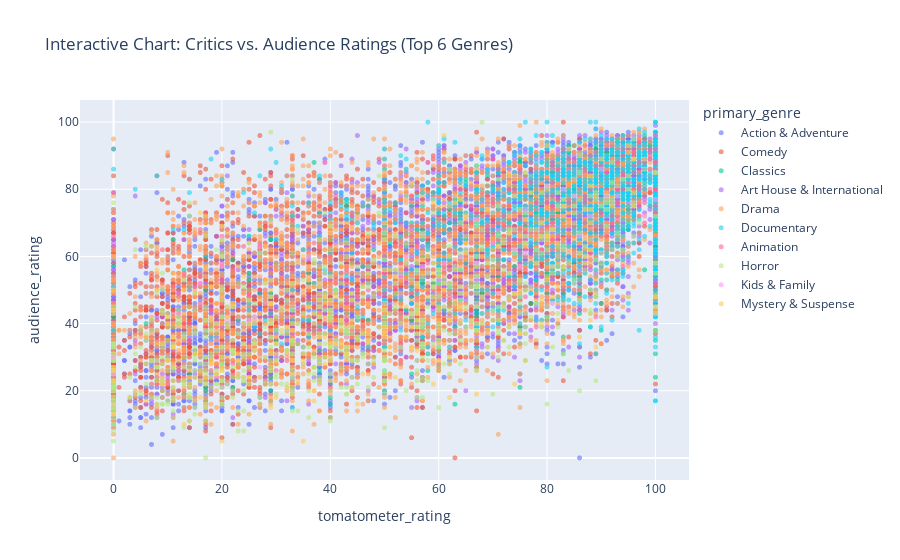

Notebook code cell kept with this figure:
### Markdown cell above
## Visualization 7: Interactive Plotly: Hoverable Ratings by Genre
Interactivity enhances insight discovery and lets us explore individual movies with rich hover data! This interactive chart helps explore outliers — movies that performed well with critics but not audiences, and vice versa (how genres cluster around certain score regions).

### Code cell
import plotly.express as px

top_genres = df_clean['primary_genre'].value_counts().nlargest(
    10).index.tolist()
filtered_df = df_clean[df_clean['primary_genre'].isin(top_genres)]

plotly_fig = px.scatter(
    filtered_df,
    x='tomatometer_rating',
    y='audience_rating',
    color='primary_genre',
    hover_data=['movie_title', 'studio_name'],
    opacity=0.6,
    size_max=5,
    title="Interactive Chart: Critics vs. Audience Ratings (Top 6 Genres)"
)

plotly_fig.update_traces(marker=dict(size=5))
plotly_fig.show()

### Figure 1 — Plotly figure (JSON) as saved in the notebook; plotly's stock layout.template omitted (floating-point values rounded to 4 significant figures; data arrays with more than 128 entries replaced by an {"elided": "..."} marker saying what was removed)
{"data": [{"customdata": {"elided": "3157x2 str values"}, "hovertemplate": "primary_genre=Action & Adventure<br>tomatometer_rating=%{x}<br>audience_rating=%{y}<br>movie_title=%{customdata[0]}<br>studio_name=%{customdata[1]}<extra></extra>", "legendgroup": "Action & Adventure", "marker": {"color": "#636efa", "opacity": 0.6, "size": 5, "symbol": "circle"}, "mode": "markers", "name": "Action & Adventure", "showlegend": true, "type": "scattergl", "x": {"elided": "3157 int values"}, "xaxis": "x", "y": {"elided": "3157 float values"}, "yaxis": "y"}, {"customdata": {"elided": "3285x2 str values"}, "hovertemplate": "primary_genre=Comedy<br>tomatometer_rating=%{x}<br>audience_rating=%{y}<br>movie_title=%{customdata[0]}<br>studio_name=%{customdata[1]}<extra></extra>", "legendgroup": "Comedy", "marker": {"color": "#EF553B", "opacity": 0.6, "size": 5, "symbol": "circle"}, "mode": "markers", "name": "Comedy", "showlegend": true, "type": "scattergl", "x": {"elided": "3285 int values"}, "xaxis": "x", "y": {"elided": "3285 float values"}, "yaxis": "y"}, {"customdata": {"elided": "1029x2 str values"}, "hovertemplate": "primary_genre=Classics<br>tomatometer_rating=%{x}<br>audience_rating=%{y}<br>movie_title=%{customdata[0]}<br>studio_name=%{customdata[1]}<extra></extra>", "legendgroup": "Classics", "marker": {"color": "#00cc96", "opacity": 0.6, "size": 5, "symbol": "circle"}, "mode": "markers", "name": "Classics", "showlegend": true, "type": "scattergl", "x": {"elided": "1029 int values"}, "xaxis": "x", "y": {"elided": "1029 float values"}, "yaxis": "y"}, {"customdata": {"elided": "1782x2 str values"}, "hovertemplate": "primary_genre=Art House & International<br>tomatometer_rating=%{x}<br>audience_rating=%{y}<br>movie_title=%{customdata[0]}<br>studio_name=%{customdata[1]}<extra></extra>", "legendgroup": "Art House & International", "marker": {"color": "#ab63fa", "opacity": 0.6, "size": 5, "symbol": "circle"}, "mode": "markers", "name": "Art House & International", "showlegend": true, "type": "scattergl", "x": {"elided": "1782 int values"}, "xaxis": "x", "y": {"elided": "1782 float values"}, "yaxis": "y"}, {"customdata": {"elided": "3232x2 str values"}, "hovertemplate": "primary_genre=Drama<br>tomatometer_rating=%{x}<br>audience_rating=%{y}<br>movie_title=%{customdata[0]}<br>studio_name=%{customdata[1]}<extra></extra>", "legendgroup": "Drama", "marker": {"color": "#FFA15A", "opacity": 0.6, "size": 5, "symbol": "circle"}, "mode": "markers", "name": "Drama", "showlegend": true, "type": "scattergl", "x": {"elided": "3232 int values"}, "xaxis": "x", "y": {"elided": "3232 float values"}, "yaxis": "y"}, {"customdata": {"elided": "1375x2 str values"}, "hovertemplate": "primary_genre=Documentary<br>tomatometer_rating=%{x}<br>audience_rating=%{y}<br>movie_title=%{customdata[0]}<br>studio_name=%{customdata[1]}<extra></extra>", "legendgroup": "Documentary", "marker": {"color": "#19d3f3", "opacity": 0.6, "size": 5, "symbol": "circle"}, "mode": "markers", "name": "Documentary", "showlegend": true, "type": "scattergl", "x": {"elided": "1375 int values"}, "xaxis": "x", "y": {"elided": "1375 float values"}, "yaxis": "y"}, {"customdata": {"elided": "314x2 str values"}, "hovertemplate": "primary_genre=Animation<br>tomatometer_rating=%{x}<br>audience_rating=%{y}<br>movie_title=%{customdata[0]}<br>studio_name=%{customdata[1]}<extra></extra>", "legendgroup": "Animation", "marker": {"color": "#FF6692", "opacity": 0.6, "size": 5, "symbol": "circle"}, "mode": "markers", "name": "Animation", "showlegend": true, "type": "scattergl", "x": {"elided": "314 int values"}, "xaxis": "x", "y": {"elided": "314 float values"}, "yaxis": "y"}, {"customdata": {"elided": "741x2 str values"}, "hovertemplate": "primary_genre=Horror<br>tomatometer_rating=%{x}<br>audience_rating=%{y}<br>movie_title=%{customdata[0]}<br>studio_name=%{customdata[1]}<extra></extra>", "legendgroup": "Horror", "marker": {"color": "#B6E880", "opacity": 0.6, "size": 5, "symbol": "circle"}, "mode": "markers", "name": "Horror", "showlegend": true, "type": "scattergl", "x": {"elided": "741 int values"}, "xaxis": "x", "y": {"elided": "741 float values"}, "yaxis": "y"}, {"customdata": [["The Perfect Holiday", "Yari Film Group"], ["The Hole", "Hole LLC."], ["Babes in Toyland", "Buena Vista"], ["Peter Pan", "Universal Pictures"], ["Alice in Wonderland", "Universal Studios"], ["Alexander and the Terrible, Horrible, No Good, Very Bad Day", "Walt Disney Pictures"], ["Barney's Great Adventure", "PolyGram Filmed Entertainment"], ["Blizzard", "Premiere Group"], ["Chitty Chitty Bang Bang", "United Artists"], ["The Chronicles of Narnia: The Lion, The Witch and The Wardrobe", "Buena Vista"], ["Cinderella", "Walt Disney Pictures"], ["Darby O'Gill and the Little People", "Buena Vista Pictures"], ["D.A.R.Y.L.", "Paramount Pictures"], ["Disneynature Bears", "Walt Disney Pictures"], ["E.T. The Extra-Terrestrial", "Universal Pictures"], ["Harry Potter and the Chamber of Secrets", "Warner Bros. Pictures"], ["Harry Potter and the Prisoner of Azkaban", "Warner Bros. Pictures"], ["Hugo", "Paramount Studios"], ["Into the Woods", "Walt Disney Pictures"], ["Kirk Cameron's Saving Christmas", "IPD/Samuel Goldwyn Films"], ["Les Aventures de Pinocchio", "New Line Home Entertainment"], ["Miss Peregrine's Home for Peculiar Children", "20th Century Fox"], ["Newsies", "Buena Vista Pictures"], ["Pete's Dragon", "Buena Vista Pictures"], ["Pete's Dragon", "Walt Disney Pictures"], ["Santa Buddies", "Walt Disney Home Entertainment"], ["Santa Claus: The Movie", "TriStar Pictures"], ["Sarah Landon and the Paranormal Hour", "Freestyle Releasing"], ["Shiloh 2: Shiloh Season", "Warner Home Video"], ["A Simple Wish", "Universal Pictures"], ["Star Kid", "Trimark"], ["The BFG", "Walt Disney Pictures"], ["The Neverending Story", "Warner Home Video"], ["The Oogieloves in The Big Balloon Adventure", "Big Balloon Adventure Movies"], ["Thomas and the Magic Railroad", "Destination Films"], ["Thunderbirds Are Go", "United Artists"], ["The Velveteen Rabbit", "Family1 Films"], ["The Water Horse: Legend of the Deep", "Sony Pictures/Columbia"]], "hovertemplate": "primary_genre=Kids & Family<br>tomatometer_rating=%{x}<br>audience_rating=%{y}<br>movie_title=%{customdata[0]}<br>studio_name=%{customdata[1]}<extra></extra>", "legendgroup": "Kids & Family", "marker": {"color": "#FF97FF", "opacity": 0.6, "size": 5, "symbol": "circle"}, "mode": "markers", "name": "Kids & Family", "showlegend": true, "type": "scattergl", "x": [16, 81, 36, 76, 67, 61, 26, 67, 67, 76, 85, 100, 53, 91, 98, 83, 90, 93, 71, 0, 27, 64, 39, 54, 88, 20, 20, 0, 70, 25, 43, 75, 80, 27, 21, 57, 86, 74], "xaxis": "x", "y": [52.0, 46.0, 60.0, 74.0, 58.0, 58.0, 42.0, 53.0, 71.0, 61.0, 78.0, 77.0, 54.0, 78.0, 72.0, 80.0, 86.0, 78.0, 49.0, 30.0, 27.0, 60.0, 88.0, 60.0, 72.0, 57.0, 66.0, 25.0, 64.0, 41.0, 36.0, 57.0, 81.0, 63.0, 41.0, 57.0, 66.0, 62.0], "yaxis": "y"}, {"customdata": {"elided": "235x2 str values"}, "hovertemplate": "primary_genre=Mystery & Suspense<br>tomatometer_rating=%{x}<br>audience_rating=%{y}<br>movie_title=%{customdata[0]}<br>studio_name=%{customdata[1]}<extra></extra>", "legendgroup": "Mystery & Suspense", "marker": {"color": "#FECB52", "opacity": 0.6, "size": 5, "symbol": "circle"}, "mode": "markers", "name": "Mystery & Suspense", "showlegend": true, "type": "scattergl", "x": {"elided": "235 int values"}, "xaxis": "x", "y": {"elided": "235 float values"}, "yaxis": "y"}], "layout": {"legend": {"title": {"text": "primary_genre"}, "tracegroupgap": 0}, "title": {"text": "Interactive Chart: Critics vs. Audience Ratings (Top 6 Genres)"}, "xaxis": {"anchor": "y", "domain": [0, 1], "title": {"text": "tomatometer_rating"}}, "yaxis": {"anchor": "x", "domain": [0, 1], "title": {"text": "audience_rating"}}}}
